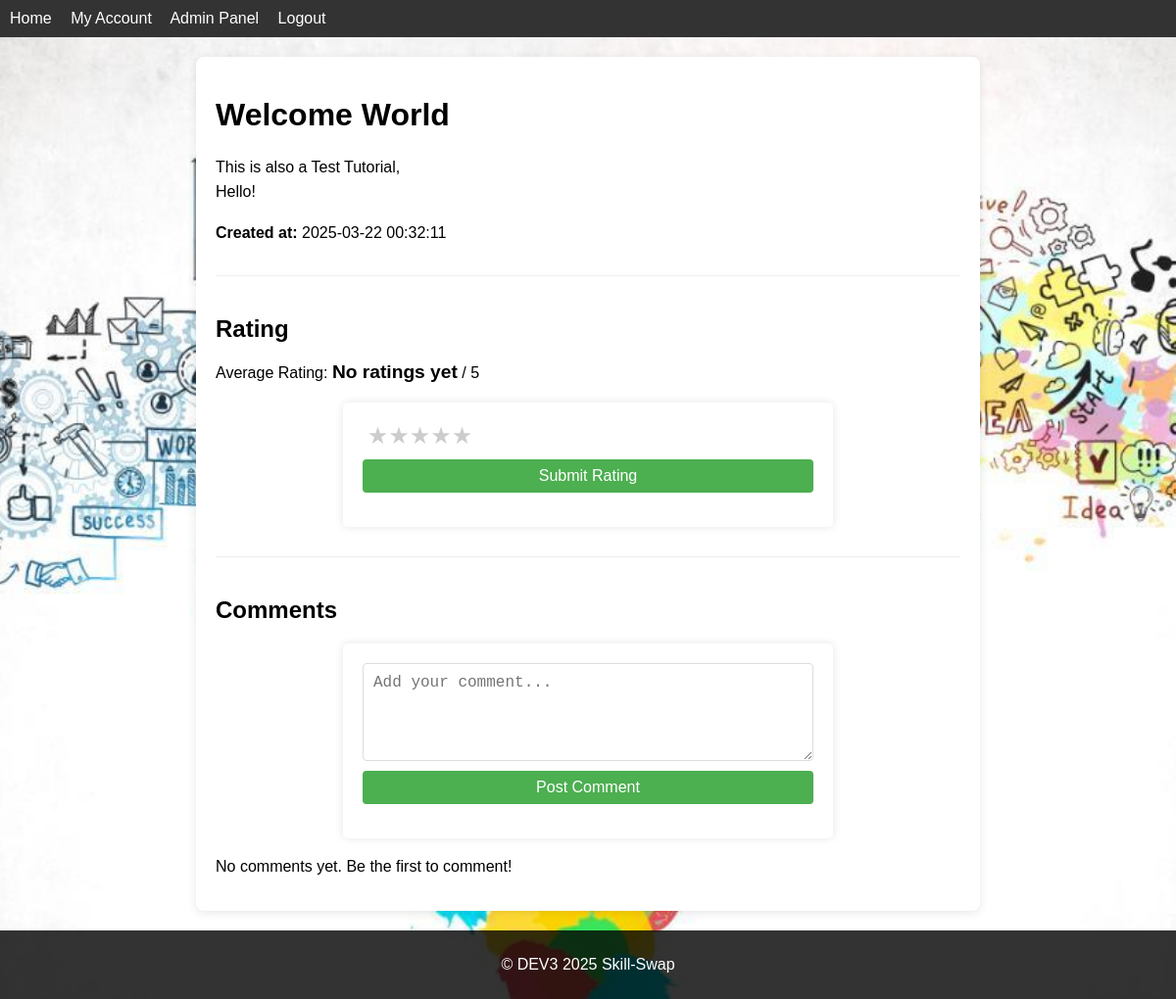
Page /view_tutorial.php?tutorial_id=2 (signed in) on the earlier database version.
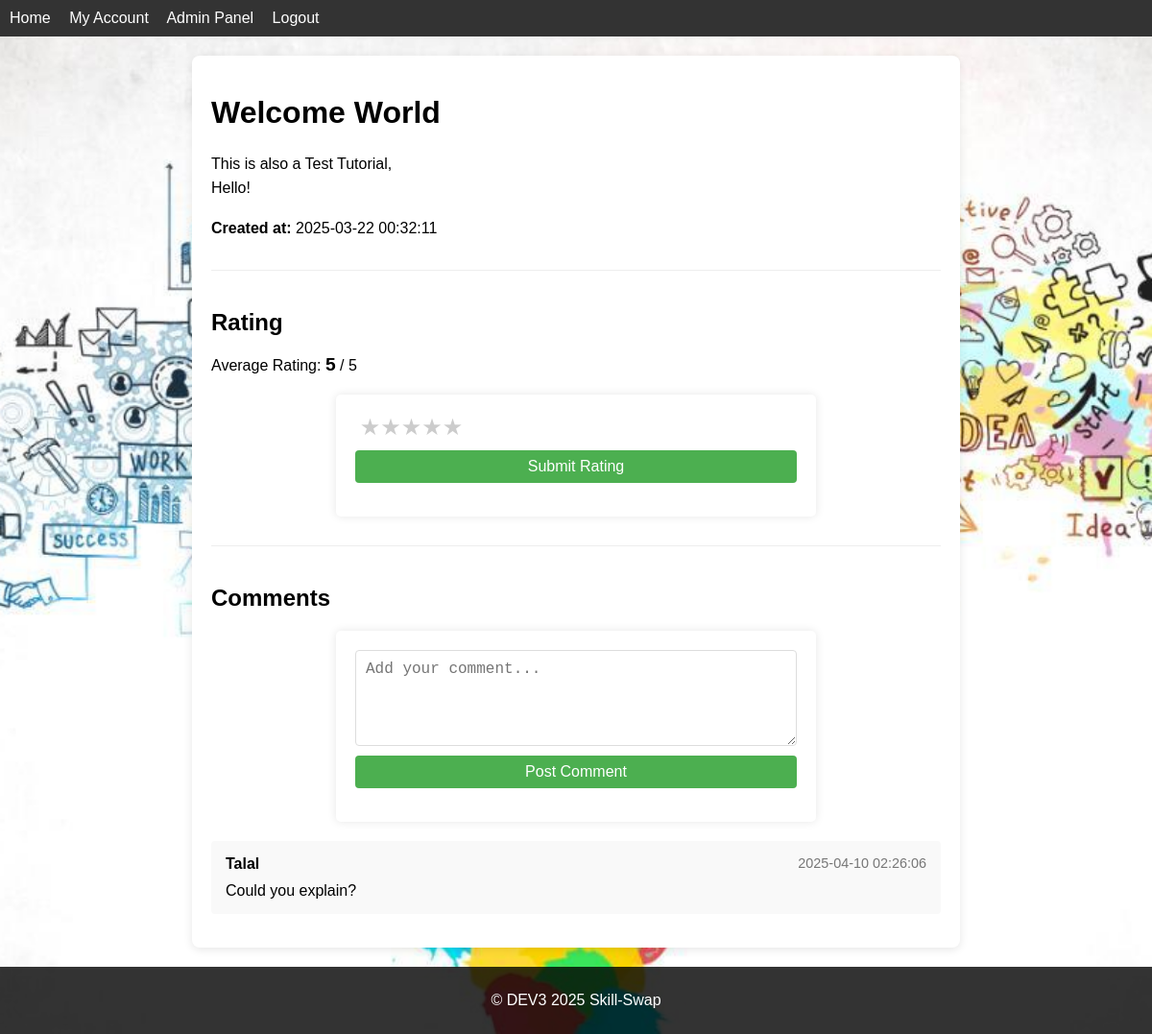
Same page on the later database version.
### tables this page shows
CREATE TABLE `comments` (
  `comment_id` int(11) NOT NULL,
  `tutorial_id` int(11) DEFAULT NULL,
  `user_id` int(11) DEFAULT NULL,
  `comment` text NOT NULL,
  `created_at` datetime DEFAULT current_timestamp()
);

CREATE TABLE `users` (
  `user_id` int(11) NOT NULL,
  `name` varchar(255) NOT NULL,
  `email` varchar(255) NOT NULL,
  `password` varchar(255) NOT NULL,
  `role` enum('teacher','student','admin') NOT NULL
);

### classes/Tutorial.php (called while the page is built, shortened)
<?php
class Tutorial {
    private $conn;
    private $table = "tutorials";
    public function __construct($db){
        $this->conn = $db;
    }
    public function getTutorialById($tutorial_id) {
        $query = "SELECT * FROM " . $this->table . " WHERE tutorial_id = :tutorial_id";
        $stmt = $this->conn->prepare($query);
        $stmt->bindParam(':tutorial_id', $tutorial_id);
        $stmt->execute();
        return $stmt->fetch(PDO::FETCH_ASSOC);
    }
}
?>

### classes/RatingComment.php (called while the page is built, shortened)
<?php
class RatingComment {
    private $conn;
    private $ratings_table = "ratings";
    private $comments_table = "comments";
    public function __construct($db){
        $this->conn = $db;
    }
    public function getAverageRating($tutorial_id) {
        $query = "SELECT AVG(rating) as average_rating FROM " . $this->ratings_table . "
                  WHERE tutorial_id = :tutorial_id";
        $stmt = $this->conn->prepare($query);
        $stmt->bindParam(':tutorial_id', $tutorial_id);
        $stmt->execute();
        $result = $stmt->fetch(PDO::FETCH_ASSOC);
        $average = $result['average_rating'];
	return $average !== null ? round($average, 2) : 0.0;
    }
    public function getComments($tutorial_id) {
        $query = "SELECT c.*, u.name as username FROM " . $this->comments_table . " c
                  JOIN users u ON c.user_id = u.user_id
                  WHERE tutorial_id = :tutorial_id
                  ORDER BY created_at DESC";
        $stmt = $this->conn->prepare($query);
        $stmt->bindParam(':tutorial_id', $tutorial_id);
        $stmt->execute();
        return $stmt->fetchAll(PDO::FETCH_ASSOC);
    }
}
?>

### view_tutorial.php (the view, shortened to what this page needs)
<?php
require_once 'classes/Tutorial.php';
require_once 'classes/RatingComment.php';
$db = (new Database())->getConnection();
$tutorialObj = new Tutorial($db);
$ratingCommentObj = new RatingComment($db);
$tutorial_id = $_GET['tutorial_id'];
$tutorial = $tutorialObj->getTutorialById($tutorial_id);
$average_rating = $ratingCommentObj->getAverageRating($tutorial_id);
$comments = $ratingCommentObj->getComments($tutorial_id);
?>
<?php include 'includes/header.php'; ?>
<main>
    <div class="tutorial-view">
        <h1><?php echo htmlspecialchars($tutorial['title']); ?></h1>
        <div class="tutorial-content">
            <p><?php echo nl2br(htmlspecialchars($tutorial['description'])); ?></p>
            <div class="tutorial-meta">
                <p><strong>Created at:</strong> <?php echo htmlspecialchars($tutorial['created_at']); ?></p>
            </div>
        </div>
        <div class="rating-section">
            <h2>Rating</h2>
            <p>Average Rating: <span class="rating-value"><?php echo $average_rating ? $average_rating : 'No ratings yet'; ?></span> / 5</p>
            <form action="view_tutorial.php?tutorial_id=<?php echo $tutorial_id; ?>" method="POST" class="rating-form">
                <div class="star-rating">
                    <input type="radio" id="star5" name="rating" value="5"><label for="star5"></label>
                    <input type="radio" id="star4" name="rating" value="4"><label for="star4"></label>
                    <input type="radio" id="star3" name="rating" value="3"><label for="star3"></label>
                    <input type="radio" id="star2" name="rating" value="2"><label for="star2"></label>
                    <input type="radio" id="star1" name="rating" value="1"><label for="star1"></label>
                </div>
                <button type="submit" class="rate-btn">Submit Rating</button>
            </form>
        </div>
        <div class="comments-section">
            <h2>Comments</h2>
            <form action="view_tutorial.php?tutorial_id=<?php echo $tutorial_id; ?>" method="POST" class="comment-form">
                <textarea name="comment" placeholder="Add your comment..." required></textarea>
                <button type="submit">Post Comment</button>
            </form>
            <div class="comments-list">
                <?php if(count($comments) > 0): ?>
                    <?php foreach($comments as $comment): ?>
                        <div class="comment">
                            <div class="comment-header">
                                <span class="commenter"><?php echo htmlspecialchars($comment['username']); ?></span>
                                <span class="comment-date"><?php echo htmlspecialchars($comment['created_at']); ?></span>
                            </div>
                            <div class="comment-body">
                                <?php echo nl2br(htmlspecialchars($comment['comment'])); ?>
                            </div>
                        </div>
                    <?php endforeach; ?>
                <?php else: ?>
                    <p>No comments yet. Be the first to comment!</p>
                <?php endif; ?>
            </div>
        </div>
    </div>
</main>
<?php include 'includes/footer.php'; ?>

Differences in the rows shown:
added comments: user.name "Talal", created_at "2025-04-10 02:26:06", comment "Could you explain?"
Other differences:
$average_rating: (not shown) → "5"
text no longer shown: "No ratings yet No comments yet. Be the first to comment!"
